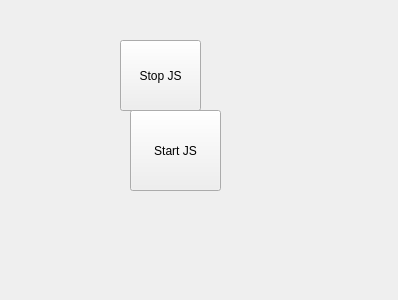
<?xml version="1.0" encoding="UTF-8"?>
<ui version="4.0">
 <class>QTestingWindow</class>
 <widget class="QMainWindow" name="QTestingWindow">
  <property name="geometry">
   <rect>
    <x>0</x>
    <y>0</y>
    <width>398</width>
    <height>300</height>
   </rect>
  </property>
  <property name="sizePolicy">
   <sizepolicy hsizetype="Fixed" vsizetype="Fixed">
    <horstretch>0</horstretch>
    <verstretch>0</verstretch>
   </sizepolicy>
  </property>
  <property name="minimumSize">
   <size>
    <width>2</width>
    <height>0</height>
   </size>
  </property>
  <property name="windowTitle">
   <string>MainWindow</string>
  </property>
  <widget class="QWidget" name="centralwidget">
   <widget class="QPushButton" name="stopjs_button">
    <property name="geometry">
     <rect>
      <x>120</x>
      <y>40</y>
      <width>81</width>
      <height>71</height>
     </rect>
    </property>
    <property name="text">
     <string>Stop JS</string>
    </property>
   </widget>
   <widget class="QPushButton" name="startjs_button">
    <property name="geometry">
     <rect>
      <x>130</x>
      <y>110</y>
      <width>91</width>
      <height>81</height>
     </rect>
    </property>
    <property name="text">
     <string>Start JS</string>
    </property>
   </widget>
  </widget>
 </widget>
 <resources/>
 <connections/>
</ui>
